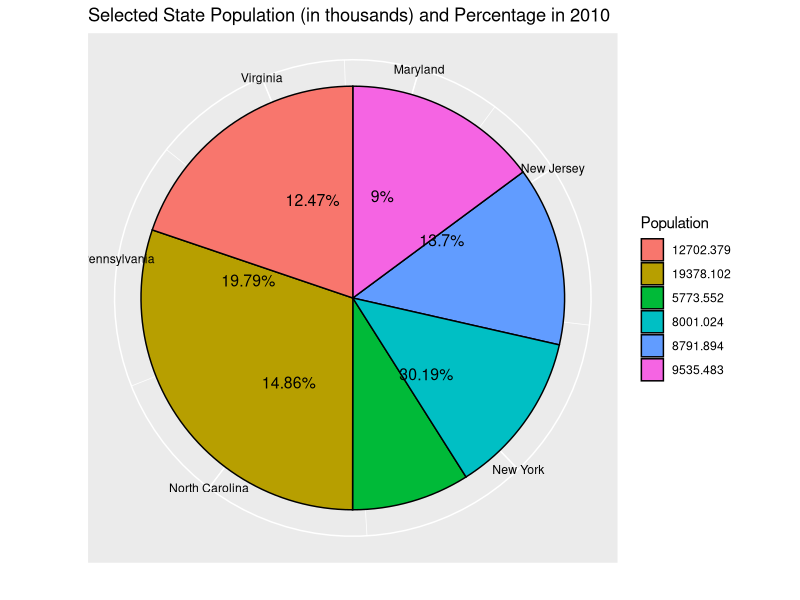

The R script that drew this image:
# This script creates a pie chart using (a subset of) 'census_data.csv'.

# A description of 'census_data.csv' can be found in 'census_data_scrape_and_process.R'.
# To avoid an overwhelming plot, I will be using a subset of 'census_data.csv' consisting of
# observations for 6 states (North Carolina, Maryland, New Jersey, Pennsylvania, Virginia, 
# and New York) in 2010.

# Load packages.
library(data.table)
library(ggplot2)

# Load data.
census_data = data.table(read.csv('census_data.csv', header = T, stringsAsFactors = F, check.names = F))

#####
# SUBSET/PROCESS DATA.

  # Specify states of interest.
  states = c('North Carolina', 'Maryland', 'New Jersey', 'Pennsylvania', 
             'Virginia', 'New York')
  
  # Create data subset (specified above).
  census_subset = census_data[Name %in% states, .(Name, `2010`)]
  
  # Divide population values by 1000 for easier graph viewing.
  census_subset$`2010` = census_subset$`2010` / 1000
  
  # Compute percentage of total population accounted for by each state.
  
    # Compute percentage.
    census_subset$percent = round(100 * (census_subset$`2010` / sum(census_subset$`2010`)), 2)
  
    # Change to 'character' vector with form 'percent + %'.
    census_subset$percent = as.character(census_subset$percent)
    census_subset$percent = paste0(census_subset$percent, '%')
  
  # Specify locations for pie chart labels.
  
    # Count cumulative population.
    # This has no statistical or data significance, it's only to help with chart labels.
    census_subset$sum = cumsum(census_subset$`2010`)
    
    # Create 'offset_sum' column that will help with chart labels.
    census_subset$offset_sum = c(0, census_subset$sum[1: (nrow(census_subset) - 1)])
    
    # Create 'label_locations' column that specifies label locations on pie chart.
    census_subset$label_locations = (census_subset$sum + census_subset$offset_sum) / 2

#####  
# Plot data.
ggplot(data = census_subset, aes(x = '', y = `2010`, fill = as.character(`2010`))) + 
geom_bar(stat = 'identity', 
         color = 'black') +
geom_text(aes(y = label_locations, label = census_subset$percent), 
          size = 4) +
coord_polar('y') +
guides(fill = guide_legend(title = 'Population')) +
theme(axis.ticks = element_blank(), 
      axis.text.x = element_text(color = 'black')) +
scale_y_continuous(breaks = census_subset$label_locations, 
                   labels = census_subset$Name) +
ggtitle('Selected State Population (in thousands) and Percentage in 2010') +
xlab('') +
ylab('')